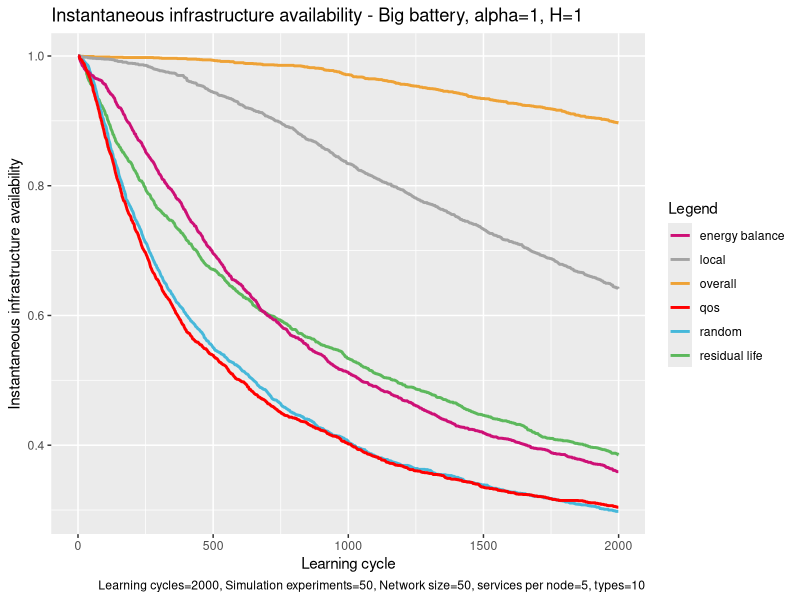

The R source for this figure:
# execute all lines: ctrl + shift + enter

library(ggplot2)

# set working directory here
setwd(dirname(rstudioapi::getSourceEditorContext()$path))

overall <- read.table("exp_assembly_overall_energy_template.txt", 
                      header = F,
                      sep = " ",
                      col.names= c("overallx", "overally")
)

random <- read.table("exp_assembly_random.txt", 
                     header = F,
                     sep = " ",
                     col.names= c("randomx", "randomy")
)

res <- read.table("exp_assembly_residual_life_template.txt", 
                  header = F,
                  sep = " ",
                  col.names= c("resx","resy")
)

local <- read.table("exp_assembly_local_energy_template.txt", 
                    header = F,
                    sep = " ",
                    col.names= c("locx","locy")
)

learning <- read.table("exp_assembly_energyAware.txt", 
                          header = F,
                          sep = " ",
                          col.names= c("enx","eny")
)

qos <- read.table("exp_assembly_QoS.txt", 
                       header = F,
                       sep = " ",
                       col.names= c("qosx","qosy")
)


overall_x <- overall$overallx
overall_y <- overall$overally

random_y <- random$randomy
res_y <- res$resy
local_y <- local$locy
energyAware_y <- learning$eny
qos_y <- qos$qosy

head(overall)

colors <- c("overall" = "#EEA236", "residual life" = "#5CB85C", "random" = "#46B8DA", "local"="gray64", "energy balance"="deeppink3", "qos"="#FF0000")

ggplot(data=local, aes(x=overall_x, col = group)) + 
  
  geom_line(aes(y = overall_y, color = "overall"), size = 1) +
  geom_line(aes(y = res_y, color = "residual life"), size = 1) +
  geom_line(aes(y = random_y, color = "random"), size = 1) +
  geom_line(aes(y = local_y, color = "local"), size = 1) +
  geom_line(aes(y = energyAware_y, color = "energy balance"), size = 1) +
  geom_line(aes(y = qos_y, color = "qos"), size = 1) +
  
  labs(x = "Learning cycle",
       y = "Instantaneous infrastructure availability",
       color = "Legend",
       title = "Instantaneous infrastructure availability - Big battery, alpha=1, H=1", 
       caption = "Learning cycles=2000, Simulation experiments=50, Network size=50, services per node=5, types=10") +
  
  scale_color_manual(values = colors)
